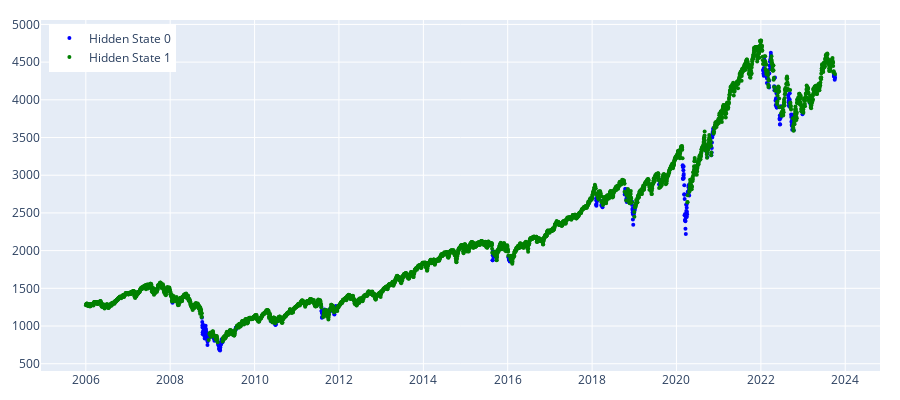

The notebook cell saved with this chart:
### Code cell
states_pred_hmm = feed_forward_training(model_hmm, params, prices_array, split_index, 20)
plot_hidden_states(np.array(states_pred_hmm), prices[[f'{trading_instrument}']][split_index:])

### Figure 1 — Plotly figure (JSON) as saved in the notebook; plotly's stock layout.template omitted (floating-point values rounded to 4 significant figures; data arrays with more than 128 entries replaced by an {"elided": "..."} marker saying what was removed)
{"data": [{"marker": {"color": "blue", "size": 4}, "mode": "markers", "name": "Hidden State 0", "type": "scatter", "x": {"elided": "364 str values"}, "y": {"elided": "364 float values"}}, {"marker": {"color": "green", "size": 4}, "mode": "markers", "name": "Hidden State 1", "type": "scatter", "x": {"elided": "4125 str values"}, "y": {"elided": "4125 float values"}}], "layout": {"height": 400, "legend": {"x": 0.01, "xanchor": "left", "y": 0.99, "yanchor": "top"}, "margin": {"b": 20, "l": 20, "r": 20, "t": 20}, "width": 900}}
